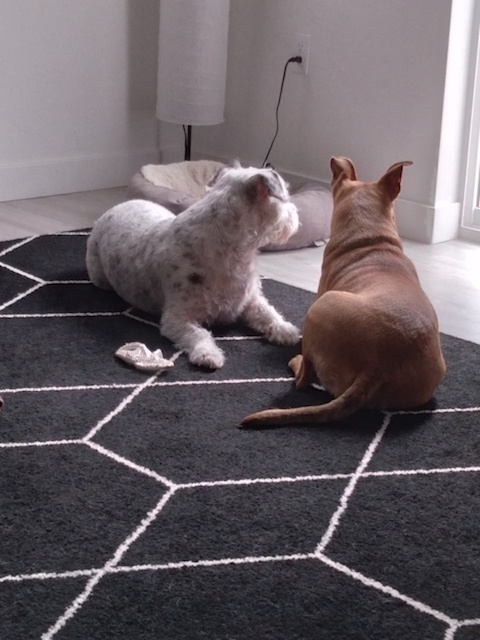
#> input picture dogs.jpeg, 480 x 640 px
$ python salPep.py
#> lines starting #> are read from the running program, lines starting #| are printed output that depends on the picture; after the words box and inside, x2 and y2 are one past the last pixel; in counts of white or black regions, pixels touching at a corner belong together
import cv2
import numpy as np
from skimage import img_as_ubyte

## original image
img = cv2.imread('dogs.jpeg', 0)
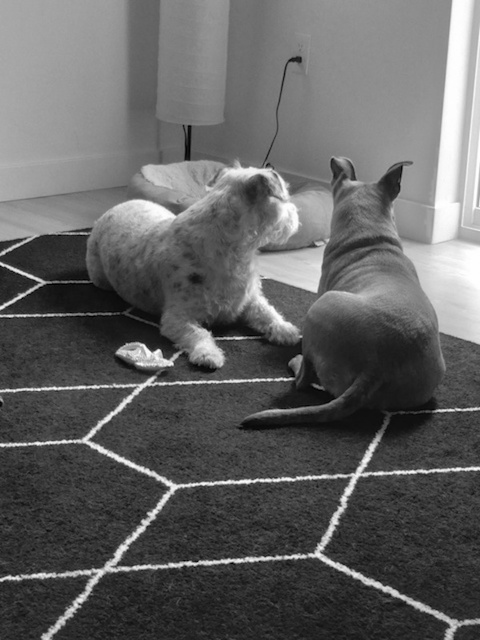
#> img: shape (640, 480); min 0, max 255, mean 98.3
img = img/img.max() # normalize the pixel value (0~1)

# # Salt and Pepper Noise
x,y = img.shape
#> x = 640; y = 480
g = np.zeros((x,y), dtype=np.float32)
pepper = 0.1
salt = 0.95
for i in range(x):
    for j in range(y):
        rdn = np.random.random()
        if rdn < pepper:
            g[i][j] = 0
        elif rdn > salt:
            g[i][j] = 1
        else:
            g[i][j] = img[i][j]
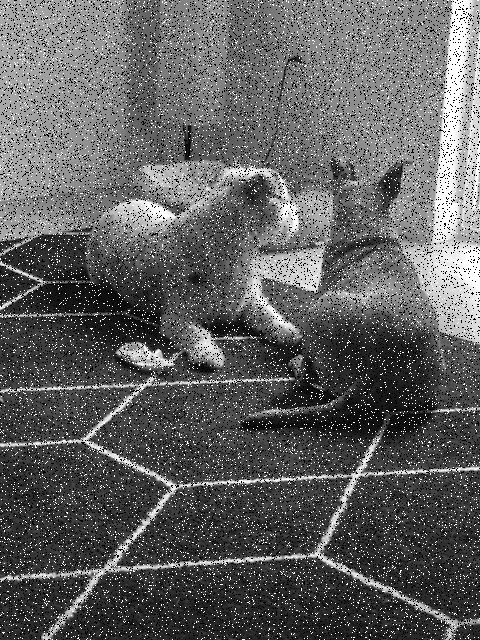
#> g: shape (640, 480) float32; min 0, max 1, mean 0.377
imgNoise = g

# median filter
imgNoiseMedian = np.clip(imgNoise, -1, 1) #pixel value range
imgNoiseMedian = img_as_ubyte(imgNoiseMedian) #convert to uint8
denoiseMedian = cv2.medianBlur(imgNoiseMedian, 5)

#convert to binary
thresh, imageBlack = cv2.threshold(denoiseMedian, 130, 255, cv2.THRESH_BINARY)
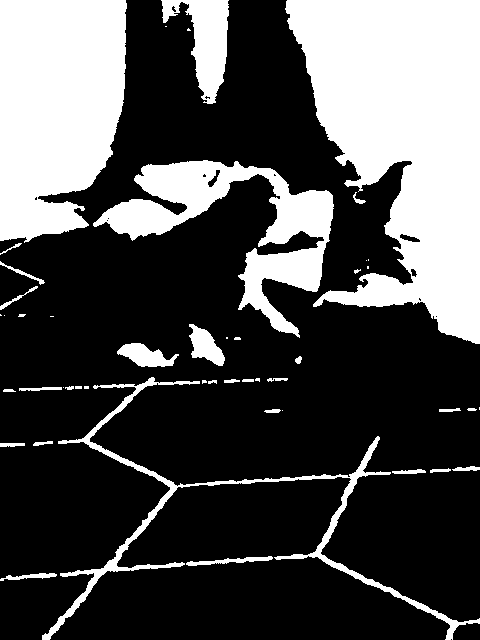
#> imageBlack: shape (640, 480); 30.7% white; 48 white regions (18 under 20 px), largest, box (x1, y1, x2, y2) and area: (285, 0, 480, 344) 42866, (0, 0, 127, 243) 25803, (93, 160, 334, 338) 13007
#convert to median filtered grayscale
thresh, medGray= cv2.threshold(denoiseMedian, 170.5, 255,  cv2.THRESH_TRUNC)
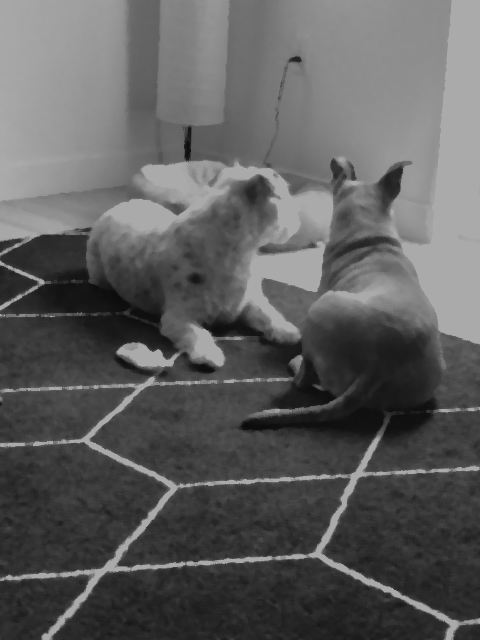
#> medGray: shape (640, 480); min 10, max 170, mean 93.6
#> thresh = 170

# preview the images
cv2.imshow('Original Image', img)
cv2.imshow('Image + Noise', imgNoise)
cv2.imshow('Denoise Median', denoiseMedian)
cv2.imshow('Binary', imageBlack)
cv2.imshow('Median Filtered Grayscale', medGray)

# store output images
cv2.imwrite('imgNoise.png', imgNoise)
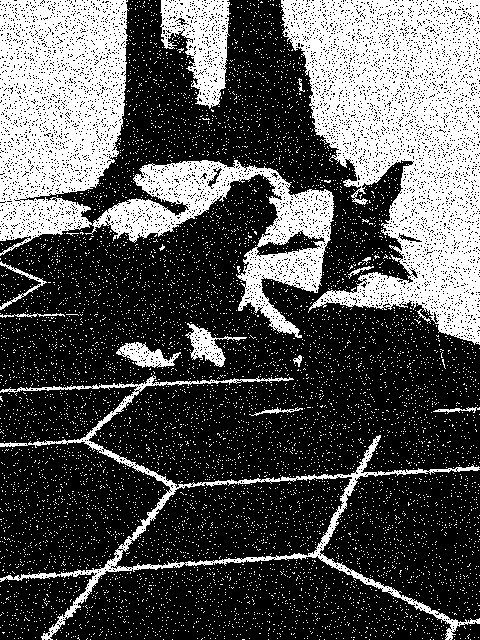
#> saved as imgNoise.png: shape (640, 480); values 0 (black) and 1 (white), 32.6% white; 7963 white regions (7948 under 20 px), largest, box (x1, y1, x2, y2) and area: (281, 0, 480, 345) 39828, (0, 0, 334, 338) 36122, (0, 375, 480, 640) 7243
cv2.imwrite('denoiseMedian.png', denoiseMedian)
cv2.imwrite('imageBlack.png', imageBlack)
cv2.imwrite('mdeGray.png', medGray)

#break out on a key press
cv2.waitKey(0)
#clean up windows
cv2.destroyAllWindows()
